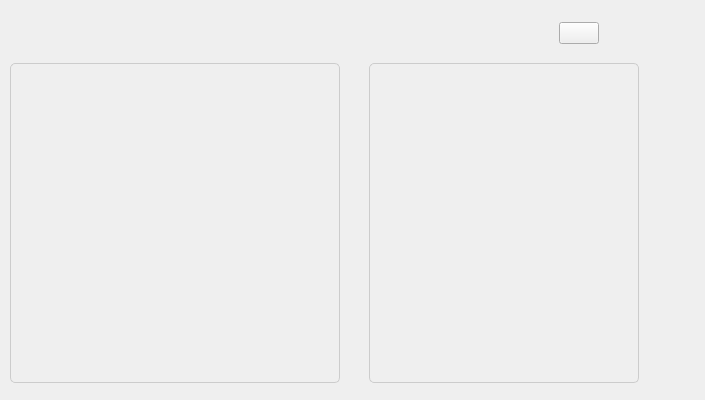
<?xml version="1.0" encoding="UTF-8"?>
<ui version="4.0">
 <class>AirprintWidget</class>
 <widget class="QWidget" name="AirprintWidget">
  <property name="geometry">
   <rect>
    <x>0</x>
    <y>0</y>
    <width>705</width>
    <height>400</height>
   </rect>
  </property>
  <property name="windowTitle">
   <string>Form</string>
  </property>
  <widget class="QStackedWidget" name="stackedWidget">
   <property name="geometry">
    <rect>
     <x>0</x>
     <y>0</y>
     <width>641</width>
     <height>400</height>
    </rect>
   </property>
   <property name="currentIndex">
    <number>1</number>
   </property>
   <widget class="QWidget" name="testpage">
    <widget class="QWidget" name="layoutWidget">
     <property name="geometry">
      <rect>
       <x>11</x>
       <y>12</y>
       <width>621</width>
       <height>381</height>
      </rect>
     </property>
     <layout class="QVBoxLayout" name="verticalLayout_3">
      <item>
       <layout class="QHBoxLayout" name="horizontalLayout_12">
        <item>
         <spacer name="horizontalSpacer_10">
          <property name="orientation">
           <enum>Qt::Horizontal</enum>
          </property>
          <property name="sizeHint" stdset="0">
           <size>
            <width>40</width>
            <height>20</height>
           </size>
          </property>
         </spacer>
        </item>
        <item>
         <widget class="QLabel" name="label">
          <property name="minimumSize">
           <size>
            <width>450</width>
            <height>0</height>
           </size>
          </property>
          <property name="text">
           <string/>
          </property>
         </widget>
        </item>
        <item>
         <widget class="QLabel" name="testpagemessagelabel">
          <property name="minimumSize">
           <size>
            <width>0</width>
            <height>0</height>
           </size>
          </property>
          <property name="maximumSize">
           <size>
            <width>0</width>
            <height>0</height>
           </size>
          </property>
          <property name="text">
           <string>------------------------------------</string>
          </property>
         </widget>
        </item>
        <item>
         <spacer name="horizontalSpacer_15">
          <property name="orientation">
           <enum>Qt::Horizontal</enum>
          </property>
          <property name="sizeHint" stdset="0">
           <size>
            <width>40</width>
            <height>20</height>
           </size>
          </property>
         </spacer>
        </item>
        <item>
         <widget class="QProgressIndicator" name="printerlistpagestatus" native="true">
          <property name="minimumSize">
           <size>
            <width>35</width>
            <height>35</height>
           </size>
          </property>
          <property name="maximumSize">
           <size>
            <width>35</width>
            <height>35</height>
           </size>
          </property>
         </widget>
        </item>
        <item>
         <spacer name="horizontalSpacer_5">
          <property name="orientation">
           <enum>Qt::Horizontal</enum>
          </property>
          <property name="sizeHint" stdset="0">
           <size>
            <width>40</width>
            <height>20</height>
           </size>
          </property>
         </spacer>
        </item>
       </layout>
      </item>
      <item>
       <layout class="QHBoxLayout" name="horizontalLayout_11">
        <item>
         <widget class="QLabel" name="uninstallationimage">
          <property name="minimumSize">
           <size>
            <width>130</width>
            <height>260</height>
           </size>
          </property>
          <property name="maximumSize">
           <size>
            <width>130</width>
            <height>260</height>
           </size>
          </property>
          <property name="text">
           <string/>
          </property>
          <property name="alignment">
           <set>Qt::AlignCenter</set>
          </property>
         </widget>
        </item>
        <item>
         <spacer name="horizontalSpacer">
          <property name="orientation">
           <enum>Qt::Horizontal</enum>
          </property>
          <property name="sizeHint" stdset="0">
           <size>
            <width>40</width>
            <height>20</height>
           </size>
          </property>
         </spacer>
        </item>
        <item>
         <widget class="QLabel" name="uninstallationdescription">
          <property name="minimumSize">
           <size>
            <width>380</width>
            <height>260</height>
           </size>
          </property>
          <property name="maximumSize">
           <size>
            <width>380</width>
            <height>260</height>
           </size>
          </property>
          <property name="font">
           <font>
            <pointsize>12</pointsize>
            <weight>75</weight>
            <bold>true</bold>
           </font>
          </property>
          <property name="text">
           <string/>
          </property>
          <property name="alignment">
           <set>Qt::AlignJustify|Qt::AlignVCenter</set>
          </property>
          <property name="wordWrap">
           <bool>true</bool>
          </property>
          <property name="openExternalLinks">
           <bool>true</bool>
          </property>
          <property name="textInteractionFlags">
           <set>Qt::LinksAccessibleByMouse</set>
          </property>
         </widget>
        </item>
       </layout>
      </item>
      <item>
       <layout class="QHBoxLayout" name="horizontalLayout_10"/>
      </item>
      <item>
       <layout class="QHBoxLayout" name="horizontalLayout_9">
        <item>
         <widget class="QLabel" name="refreshdescription">
          <property name="minimumSize">
           <size>
            <width>440</width>
            <height>40</height>
           </size>
          </property>
          <property name="maximumSize">
           <size>
            <width>440</width>
            <height>40</height>
           </size>
          </property>
          <property name="font">
           <font>
            <pointsize>12</pointsize>
            <weight>75</weight>
            <bold>true</bold>
           </font>
          </property>
          <property name="text">
           <string/>
          </property>
          <property name="alignment">
           <set>Qt::AlignRight|Qt::AlignTrailing|Qt::AlignVCenter</set>
          </property>
          <property name="wordWrap">
           <bool>true</bool>
          </property>
         </widget>
        </item>
        <item>
         <layout class="QHBoxLayout" name="horizontalLayout_4">
          <item>
           <spacer name="horizontalSpacer_6">
            <property name="orientation">
             <enum>Qt::Horizontal</enum>
            </property>
            <property name="sizeHint" stdset="0">
             <size>
              <width>40</width>
              <height>20</height>
             </size>
            </property>
           </spacer>
          </item>
          <item>
           <widget class="QPushButton" name="testpagerefreshbt">
            <property name="text">
             <string/>
            </property>
           </widget>
          </item>
          <item>
           <spacer name="horizontalSpacer_7">
            <property name="orientation">
             <enum>Qt::Horizontal</enum>
            </property>
            <property name="sizeHint" stdset="0">
             <size>
              <width>40</width>
              <height>20</height>
             </size>
            </property>
           </spacer>
          </item>
         </layout>
        </item>
       </layout>
      </item>
     </layout>
    </widget>
   </widget>
   <widget class="QWidget" name="printerlistpage">
    <widget class="QWidget" name="layoutWidget1">
     <property name="geometry">
      <rect>
       <x>10</x>
       <y>10</y>
       <width>629</width>
       <height>381</height>
      </rect>
     </property>
     <layout class="QVBoxLayout" name="verticalLayout">
      <item>
       <layout class="QHBoxLayout" name="horizontalLayout_3">
        <item>
         <widget class="QLabel" name="printerlistpagetitle">
          <property name="minimumSize">
           <size>
            <width>360</width>
            <height>21</height>
           </size>
          </property>
          <property name="maximumSize">
           <size>
            <width>16777215</width>
            <height>21</height>
           </size>
          </property>
          <property name="styleSheet">
           <string notr="true">font-size:10pt;
font-weight:bold;</string>
          </property>
          <property name="text">
           <string/>
          </property>
          <property name="alignment">
           <set>Qt::AlignBottom|Qt::AlignLeading|Qt::AlignLeft</set>
          </property>
          <property name="wordWrap">
           <bool>false</bool>
          </property>
         </widget>
        </item>
        <item>
         <widget class="QLabel" name="printerlistpagemessagelabel">
          <property name="minimumSize">
           <size>
            <width>0</width>
            <height>20</height>
           </size>
          </property>
          <property name="maximumSize">
           <size>
            <width>0</width>
            <height>20</height>
           </size>
          </property>
          <property name="text">
           <string/>
          </property>
          <property name="alignment">
           <set>Qt::AlignRight|Qt::AlignTrailing|Qt::AlignVCenter</set>
          </property>
         </widget>
        </item>
        <item>
         <spacer name="horizontalSpacer_8">
          <property name="orientation">
           <enum>Qt::Horizontal</enum>
          </property>
          <property name="sizeHint" stdset="0">
           <size>
            <width>40</width>
            <height>20</height>
           </size>
          </property>
         </spacer>
        </item>
        <item>
         <widget class="QProgressIndicator" name="testpagestatus" native="true">
          <property name="minimumSize">
           <size>
            <width>35</width>
            <height>35</height>
           </size>
          </property>
          <property name="maximumSize">
           <size>
            <width>35</width>
            <height>35</height>
           </size>
          </property>
         </widget>
        </item>
        <item>
         <layout class="QHBoxLayout" name="horizontalLayout_2">
          <item>
           <spacer name="horizontalSpacer_2">
            <property name="orientation">
             <enum>Qt::Horizontal</enum>
            </property>
            <property name="sizeHint" stdset="0">
             <size>
              <width>40</width>
              <height>20</height>
             </size>
            </property>
           </spacer>
          </item>
          <item>
           <widget class="QPushButton" name="printerlistpagerefreshbt">
            <property name="text">
             <string/>
            </property>
           </widget>
          </item>
          <item>
           <spacer name="horizontalSpacer_3">
            <property name="orientation">
             <enum>Qt::Horizontal</enum>
            </property>
            <property name="sizeHint" stdset="0">
             <size>
              <width>40</width>
              <height>20</height>
             </size>
            </property>
           </spacer>
          </item>
         </layout>
        </item>
       </layout>
      </item>
      <item>
       <layout class="QHBoxLayout" name="horizontalLayout">
        <item>
         <widget class="QTableWidget" name="printerlist">
          <property name="enabled">
           <bool>true</bool>
          </property>
          <property name="minimumSize">
           <size>
            <width>330</width>
            <height>320</height>
           </size>
          </property>
          <property name="maximumSize">
           <size>
            <width>330</width>
            <height>320</height>
           </size>
          </property>
          <property name="font">
           <font>
            <pointsize>10</pointsize>
            <weight>75</weight>
            <bold>true</bold>
           </font>
          </property>
          <property name="focusPolicy">
           <enum>Qt::NoFocus</enum>
          </property>
          <property name="autoFillBackground">
           <bool>false</bool>
          </property>
          <property name="styleSheet">
           <string notr="true">QTableWidget
{
font-weight:bold;
font-size:10pt;
background-color:transparent;
subcontrol-origin: center;
border:1px solid #cccccc;
border-radius: 5px;

}</string>
          </property>
          <property name="frameShadow">
           <enum>QFrame::Raised</enum>
          </property>
          <property name="lineWidth">
           <number>3</number>
          </property>
          <property name="horizontalScrollBarPolicy">
           <enum>Qt::ScrollBarAlwaysOff</enum>
          </property>
          <property name="autoScroll">
           <bool>false</bool>
          </property>
          <property name="editTriggers">
           <set>QAbstractItemView::NoEditTriggers</set>
          </property>
          <property name="tabKeyNavigation">
           <bool>false</bool>
          </property>
          <property name="showDropIndicator" stdset="0">
           <bool>false</bool>
          </property>
          <property name="dragDropOverwriteMode">
           <bool>false</bool>
          </property>
          <property name="selectionMode">
           <enum>QAbstractItemView::NoSelection</enum>
          </property>
          <property name="iconSize">
           <size>
            <width>0</width>
            <height>0</height>
           </size>
          </property>
          <property name="textElideMode">
           <enum>Qt::ElideNone</enum>
          </property>
          <property name="showGrid">
           <bool>false</bool>
          </property>
          <property name="gridStyle">
           <enum>Qt::NoPen</enum>
          </property>
          <property name="cornerButtonEnabled">
           <bool>false</bool>
          </property>
          <property name="rowCount">
           <number>0</number>
          </property>
          <property name="columnCount">
           <number>3</number>
          </property>
          <attribute name="horizontalHeaderVisible">
           <bool>false</bool>
          </attribute>
          <attribute name="horizontalHeaderCascadingSectionResizes">
           <bool>true</bool>
          </attribute>
          <attribute name="horizontalHeaderDefaultSectionSize">
           <number>200</number>
          </attribute>
          <attribute name="horizontalHeaderHighlightSections">
           <bool>true</bool>
          </attribute>
          <attribute name="horizontalHeaderMinimumSectionSize">
           <number>100</number>
          </attribute>
          <attribute name="horizontalHeaderStretchLastSection">
           <bool>true</bool>
          </attribute>
          <attribute name="verticalHeaderVisible">
           <bool>false</bool>
          </attribute>
          <attribute name="verticalHeaderDefaultSectionSize">
           <number>40</number>
          </attribute>
          <attribute name="verticalHeaderHighlightSections">
           <bool>true</bool>
          </attribute>
          <attribute name="verticalHeaderMinimumSectionSize">
           <number>16</number>
          </attribute>
          <column/>
          <column/>
          <column/>
         </widget>
        </item>
        <item>
         <spacer name="horizontalSpacer_9">
          <property name="orientation">
           <enum>Qt::Horizontal</enum>
          </property>
          <property name="sizeHint" stdset="0">
           <size>
            <width>40</width>
            <height>20</height>
           </size>
          </property>
         </spacer>
        </item>
        <item>
         <widget class="QTextEdit" name="usedescription">
          <property name="minimumSize">
           <size>
            <width>270</width>
            <height>320</height>
           </size>
          </property>
          <property name="maximumSize">
           <size>
            <width>270</width>
            <height>320</height>
           </size>
          </property>
          <property name="focusPolicy">
           <enum>Qt::NoFocus</enum>
          </property>
          <property name="acceptDrops">
           <bool>true</bool>
          </property>
          <property name="styleSheet">
           <string notr="true">QTextEdit
{
font-weight:bold;
font-size:10pt;
background-color:transparent;
subcontrol-origin: center;
border:1px solid #cccccc;
border-radius: 5px;
}</string>
          </property>
          <property name="frameShape">
           <enum>QFrame::NoFrame</enum>
          </property>
          <property name="verticalScrollBarPolicy">
           <enum>Qt::ScrollBarAsNeeded</enum>
          </property>
          <property name="horizontalScrollBarPolicy">
           <enum>Qt::ScrollBarAlwaysOff</enum>
          </property>
          <property name="undoRedoEnabled">
           <bool>false</bool>
          </property>
          <property name="readOnly">
           <bool>true</bool>
          </property>
          <property name="acceptRichText">
           <bool>false</bool>
          </property>
          <property name="textInteractionFlags">
           <set>Qt::NoTextInteraction</set>
          </property>
         </widget>
        </item>
       </layout>
      </item>
     </layout>
    </widget>
   </widget>
  </widget>
 </widget>
 <customwidgets>
  <customwidget>
   <class>QProgressIndicator</class>
   <extends>QWidget</extends>
   <header>QProgressIndicator.h</header>
   <container>1</container>
  </customwidget>
 </customwidgets>
 <resources/>
 <connections/>
</ui>
